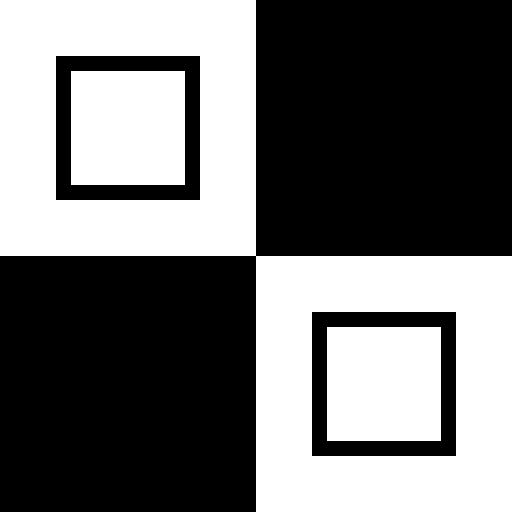

A level layout from a 2D game, rendered from its tile map. Below: a short description, then the map file with its tile-grid data intact:
An orthogonal 4x4 tile map with 128x128 px tiles, 1 tile layer (Tile Layer 1).

<map version="1.2" tiledversion="1.3.4" orientation="orthogonal" renderorder="right-down" width="4" height="4" tilewidth="128" tileheight="128" infinite="0" nextlayerid="2" nextobjectid="1">
 <editorsettings>
  <export target="../5x4/3.csv" format="csv" />
 </editorsettings>
 <tileset firstgid="1" name="g1" tilewidth="128" tileheight="128" tilecount="15" columns="0">
  <grid orientation="orthogonal" width="1" height="1" />
  <tile id="0">
   <image width="128" height="128" source="../tileset/0.bmp" />
  </tile>
  <tile id="1">
   <image width="128" height="128" source="../tileset/1.bmp" />
  </tile>
  <tile id="2">
   <image width="128" height="128" source="../tileset/2.bmp" />
  </tile>
  <tile id="3">
   <image width="128" height="128" source="../tileset/3.bmp" />
  </tile>
  <tile id="4">
   <image width="128" height="128" source="../tileset/4.bmp" />
  </tile>
  <tile id="5">
   <image width="128" height="128" source="../tileset/5.bmp" />
  </tile>
  <tile id="6">
   <image width="128" height="128" source="../tileset/6.bmp" />
  </tile>
  <tile id="7">
   <image width="128" height="128" source="../tileset/7.bmp" />
  </tile>
  <tile id="8">
   <image width="128" height="128" source="../tileset/8.bmp" />
  </tile>
  <tile id="9">
   <image width="128" height="128" source="../tileset/9.bmp" />
  </tile>
  <tile id="10">
   <image width="128" height="128" source="../tileset/10.bmp" />
  </tile>
  <tile id="11">
   <image width="128" height="128" source="../tileset/11.bmp" />
  </tile>
  <tile id="12">
   <image width="128" height="128" source="../tileset/12.bmp" />
  </tile>
  <tile id="13">
   <image width="128" height="128" source="../tileset/13.bmp" />
  </tile>
  <tile id="14">
   <image width="128" height="128" source="../tileset/14.bmp" />
  </tile>
 </tileset>
 <layer id="1" name="Tile Layer 1" width="4" height="4">
  <data encoding="csv">
8,9,0,0,
7,10,0,0,
0,0,8,9,
0,0,7,10
</data>
 </layer>
</map>
